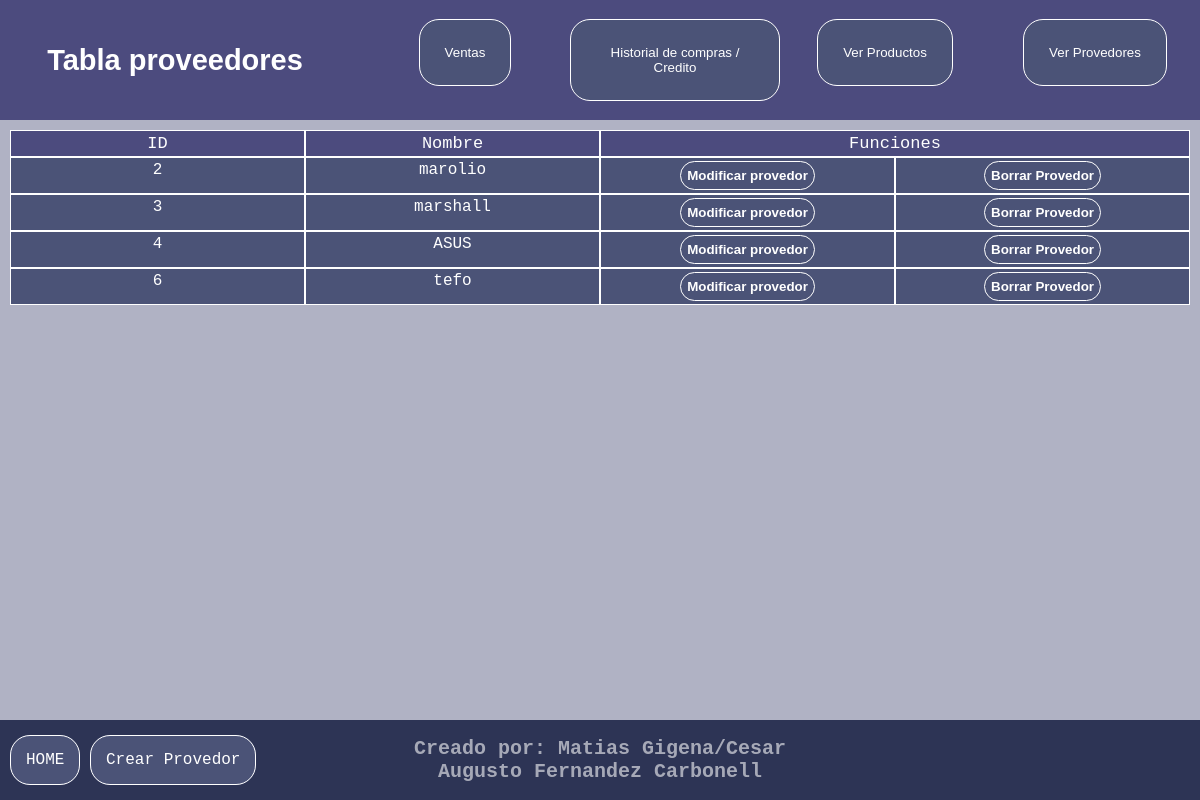
Screenshot of /gestion/provedores.php (signed in) with the database file from the repository.
### tables this page shows
CREATE TABLE `provedor` (
  `id` int(11) NOT NULL,
  `nombre` varchar(50) NOT NULL
);

### gestion/provedores.php (the view, shortened to what this page needs)
<!DOCTYPE html>
<html lang="en">
<head>
    <link rel="stylesheet" type="text/css" href="../css/colors.css">
  <link rel="stylesheet" type="text/css" href="../css/tablaProdProv.css">
  <link rel="stylesheet" type="text/css" href="../css/index.css">
  <link rel="stylesheet" type="text/css" href="../css/header.css">
  <link rel="stylesheet" type="text/css" href="../css/footer.css">
</head>
<body>
<header>
    <div id="usuario">
    <?php
    if(empty($_SESSION["usuario"])){
        header("Location: iniciarSesion.php");
    }
    else{
        echo "<h2>Tabla proveedores</h2>";
    }
    ?>
    </div>
    <div id="botonera">
        <form action="ventas.php" method="post">
            <button class="boton" type="submit">Ventas</button>
        </form>
        <form action="credito.php" method="post">
            <button class="boton" type="submit">Historial de compras / Credito</button>
        </form>
        <form action="productos.php" method="post">
            <button class="boton" type="submit">Ver Productos</button>
        </form>
        <form action="provedores.php" method="post">
            <button class="boton" type="submit">Ver Provedores</button>
        </form>
    </div>
  </header>
    <section id="contenedor">
      <div id="tablaProveedor">
      <div class='boxGrid boxHed'>ID</div>
      <div class='boxGrid boxHed'>Nombre</div>
      <div class='boxGrid boxHed boxFunc'>Funciones</div>
        <?php
        include("conexion.php");
        $sql = "SELECT * FROM provedor";
        $resultado = mysqli_query($conexion, $sql);
        if (mysqli_num_rows($resultado) > 0) {
            while($fila = mysqli_fetch_assoc($resultado)) {
              echo
               "<div class='boxGrid'>" . $fila["id"]. "</div>".
               "<div class='boxGrid'>" . $fila["nombre"]."</div>" .
               "<div class='boxGrid'><form action='modificarProvedor.php' method='POST'>
                    <input hidden type='number' name='idP' value='".$fila["id"]."'>
                    <button class='buttom' type='submit'>Modificar provedor</button>
                </form></div>
                <div class='boxGrid'><form action='borrarProvedor.php' method='POST'>
                    <input hidden type='number' name='idP' value='".$fila["id"]."'>
                    <button class='buttom' type='submit'>Borrar Provedor</button>
                </form></div>";
            }
          } else {
            echo "Sin resultados";
          }
        ?>
      </div>
    </section>
  <footer>
    <div id="regresoFoot">
        <a href='../index.php' class='vuelta'>HOME</a>
        <a class="funcion" href='crearProvedor.php'>Crear Provedor</a>
    </div>
    <div id="marcaDagua">
        <h4>Creado por: Matias Gigena/Cesar Augusto Fernandez Carbonell</h4>
    </div>
</footer>
</body>
</html>

### css/colors.css (style rules this page uses)
:root { --bg-color:#b0b2c4; --bg-secondary-color:#2d3455; --primary-color:#5c69ac; --secondary-color:#44528b; --header-bg:#4c4b7e; --header-letter:#ffffff; --letter-hover:#2f73da; --bt-letter:#ffffff; --bt-bg:#4b5377; }

### css/tablaProdProv.css (style rules this page uses)
#contenedor { justify-items: space-around; display: flex; align-items: top; }
.funcion { border-radius: 20px; text-decoration: none; color: var(--bt-letter); padding: 15px; border: 1px solid rgb(255, 255, 255); background-color: var(--bt-bg); }
#tablaProveedor { display: grid; grid-template-columns: repeat(4,1fr); overflow: auto; width: 100%; margin: 10px; max-height: 60vh; }
.boxGrid { text-align: center; border: 1px solid var(--bt-letter); background-color: var(--bt-bg); padding: 3px; color: white; }
.boxHed { font-size: 17px; background-color: var(--header-bg); }
.boxFunc { grid-column: span 2; }
.buttom { cursor: pointer; border-radius: 20px; font-weight: bold; border: 1px solid rgb(255, 255, 255); background-color: var(--bt-bg); color: var(--bt-letter); padding: 6px; }

### css/index.css (style rules this page uses)
* { margin: 0px; padding: 0px; }
body { font-family: monospace; font-size: 16px; background-color: var(--bg-color); }

### css/header.css (style rules this page uses)
header { font-family:Verdana, Geneva, Tahoma, sans-serif; background-color:var(--header-bg); top: 0; position: sticky; z-index: 10; height: 120px; display: flex; justify-content: center; align-items: center; }
#usuario h2 { vertical-align: middle; font-size: 29px; text-align: center; color: var(--header-letter); width: 350px; }
#botonera { margin-left: 10px; display: grid; justify-items: center; grid-template-columns: repeat(4,1fr); }
.boton { cursor: pointer; border-radius: 20px; border: 1px solid rgb(255, 255, 255); background-color: var(--bt-bg); color: var(--bt-letter); padding: 25px; }

### css/footer.css (style rules this page uses)
footer { background-color: var(--bg-secondary-color); height: 80px; position: absolute; bottom: 0; width: 100%; display: grid; grid-template-columns: 1fr 1fr 1fr; justify-content: center; align-items: center; }
#regresoFoot { margin-left: 10px; }
#regresoFoot a { border-radius: 20px; text-decoration: none; color: var(--bt-letter); padding: 15px; border: 1px solid rgb(255, 255, 255); background-color: var(--bt-bg); }
#marcaDagua { color: rgba(255, 255, 255, 0.582); font-size: 20px; text-align: center; }

### rows the page displays
provedor: id "2", nombre "marolio"
provedor: id "3", nombre "marshall"
provedor: id "4", nombre "ASUS"
provedor: id "6", nombre "tefo"
